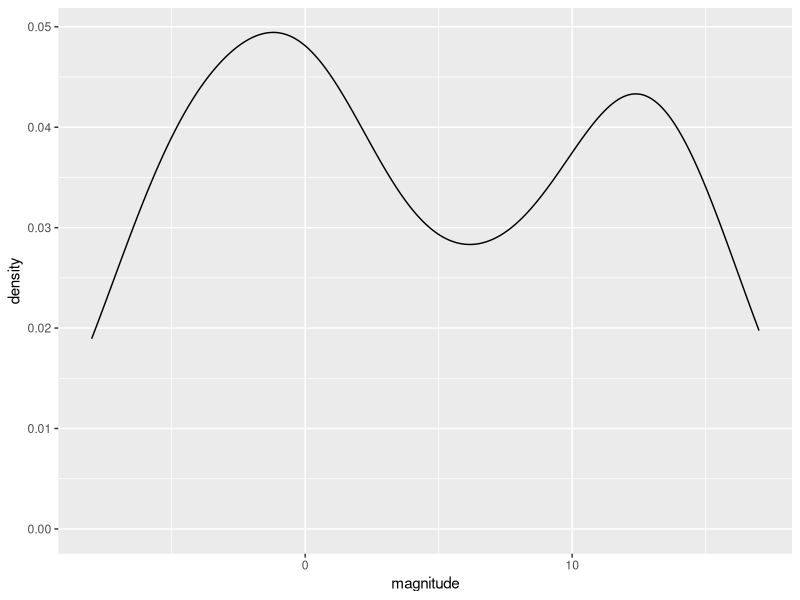
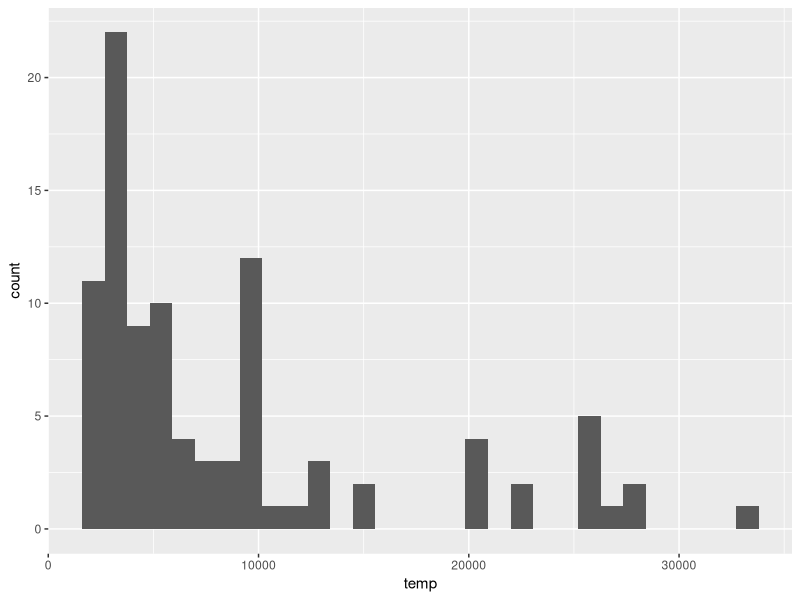
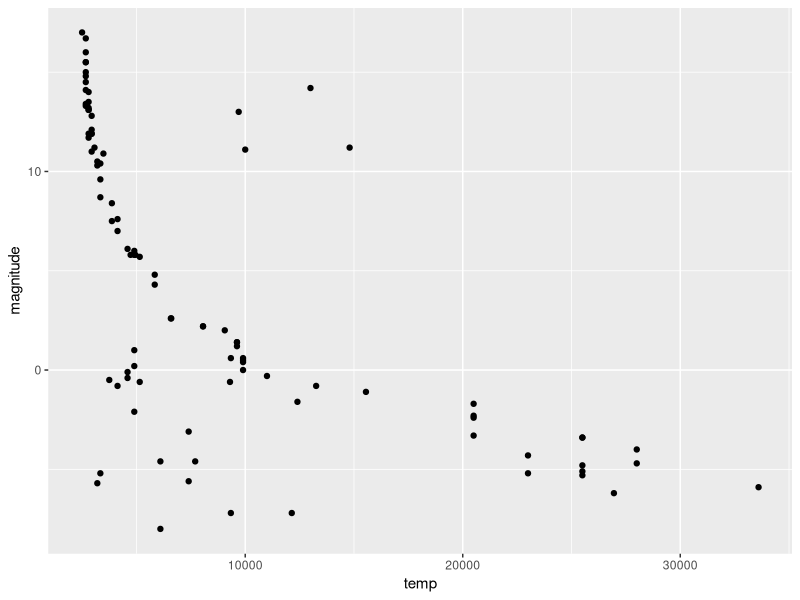
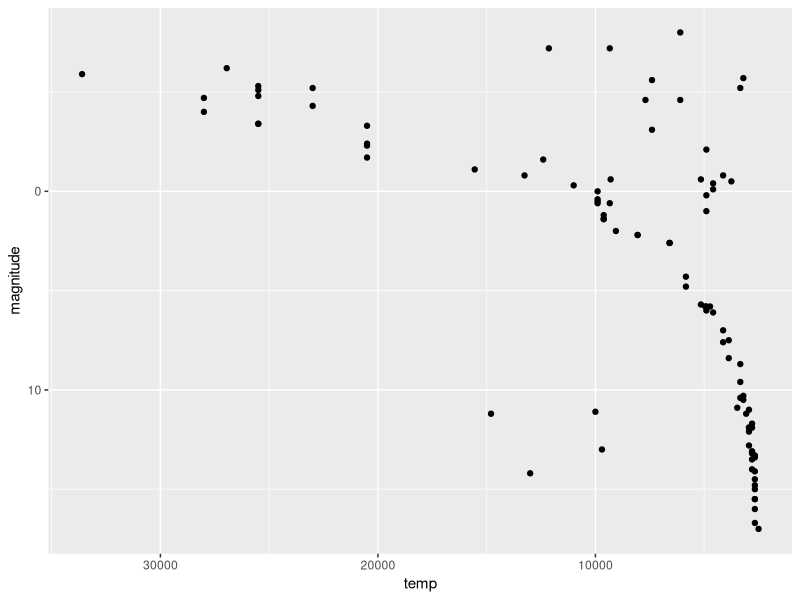
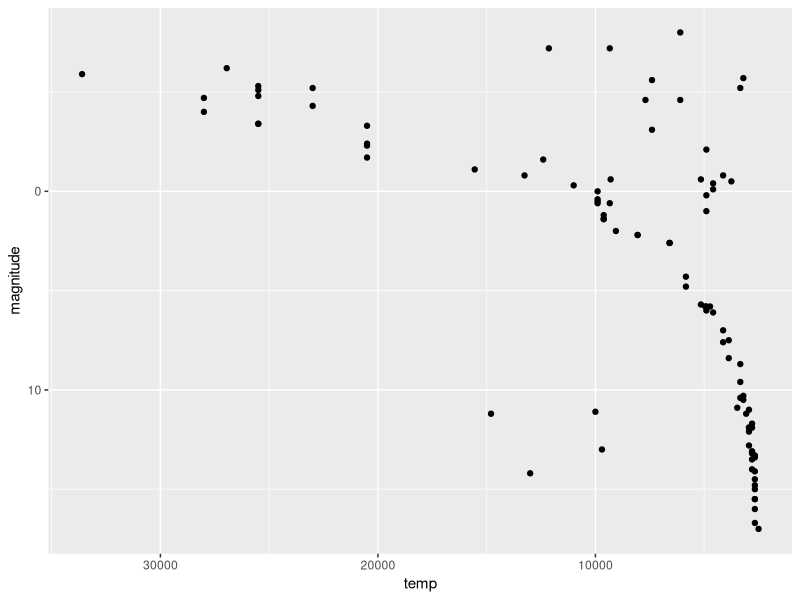
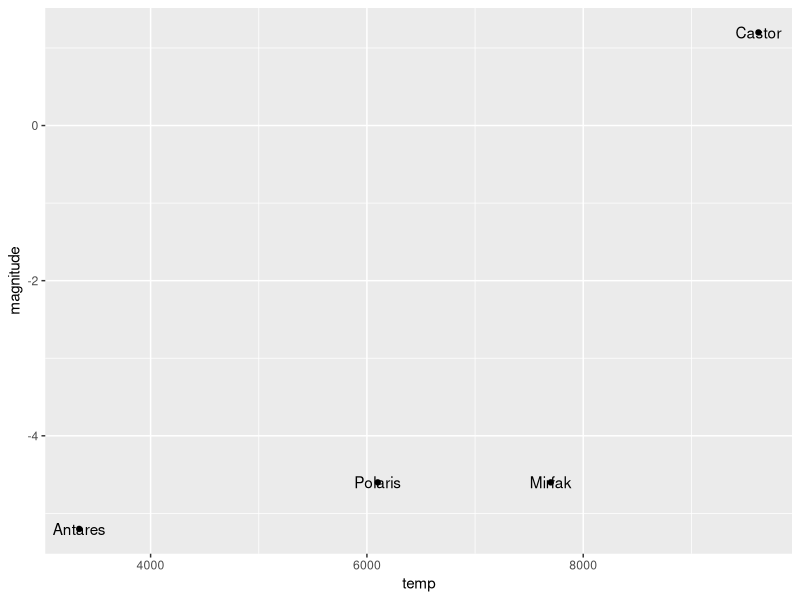

Source code (R) for these figures, in order: (Note: this script raises an error after producing the figures.)
library(tidyverse)
library(dslabs)
data(stars)
options(digits = 3)   # report 3 significant digits
str(stars)
mean(stars$magnitude)
sd(stars$magnitude)

stars %>% ggplot() + geom_density(aes(magnitude))

stars %>% ggplot() + geom_histogram(aes(temp)) 

stars %>% ggplot(aes(temp, magnitude)) + geom_point()

stars %>% ggplot(aes(temp, magnitude)) + geom_point() +
  scale_y_reverse() +
  scale_x_log10() +
  scale_x_reverse()

stars %>% ggplot(aes(temp, magnitude)) + geom_point() +
  scale_y_reverse() +
  scale_x_log10() +
  scale_x_reverse()

stars %>% filter(star%in%c("Antares", "Castor", "Mirfak", "Polaris", "van Maanen's Star")) %>% 
  ggplot(aes(temp, magnitude)) + geom_point() + geom_text(aes(label=star))
  scale_y_reverse() +
  scale_x_log10() +
  scale_x_reverse()
  
  stars %>% filter(star%in%c("Rigel", "Deneb", "SiriusB", "van Maanen's Star", "Alnitak", "Alnitam", "Betelgeuse", "Antares", "Wolf359", "G51-I5")) %>% 
    ggplot(aes(temp, magnitude)) + geom_point() + geom_text(aes(label=star))
  scale_y_reverse() +
    scale_x_log10() +
    scale_x_reverse()
  
  stars %>% filter(star%in%c("Sun")) %>% 
    ggplot(aes(temp, magnitude)) + geom_point() + geom_text(aes(label=star))
  scale_y_reverse() +
    scale_x_log10() +
    scale_x_reverse()
  
  stars %>% filter(star%in%c("van Maanen's Star")) %>% 
    ggplot(aes(temp, magnitude)) + geom_point() + geom_text(aes(label=star))
  scale_y_reverse() +
    scale_x_log10() +
    scale_x_reverse()
  
  stars  %>% 
    ggplot(aes(temp, magnitude)) + geom_point() + geom_text(aes(label=star))
  scale_y_reverse() +
    scale_x_log10() +
    scale_x_reverse()
  
  stars %>% ggplot(aes(temp, magnitude)) + geom_point(aes(color=type)) +
    scale_y_reverse() +
    scale_x_log10() +
    scale_x_reverse()
  
  
